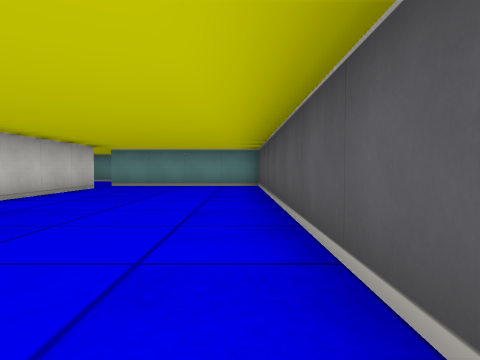
View 1 (above)

17 first-person views from a walk through a cub3D ray-caster map. The camera is about half as high as the walls, tilts 2° down and sees 75° across. The floor is counted in squares. Each view is taken from the middle of a square. On the plan, view 1 faces up. The plan holds only what a view shows up to about 9 squares ahead; the rest is blank.

View 2
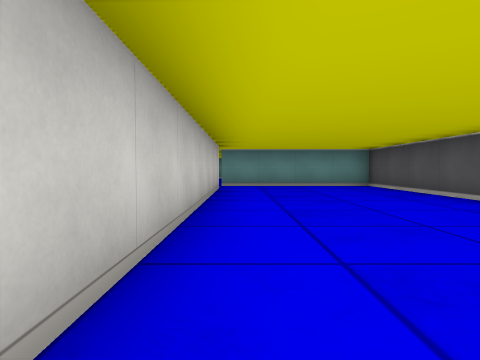

View 3
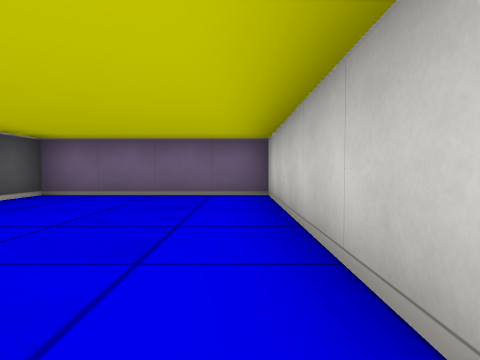

View 4
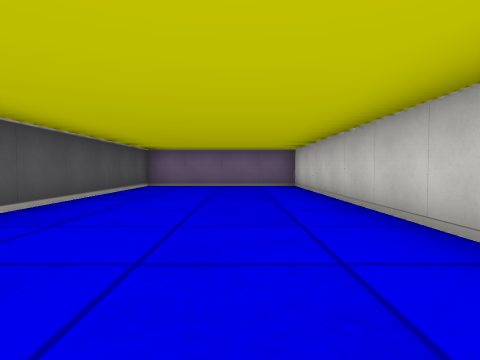

View 5
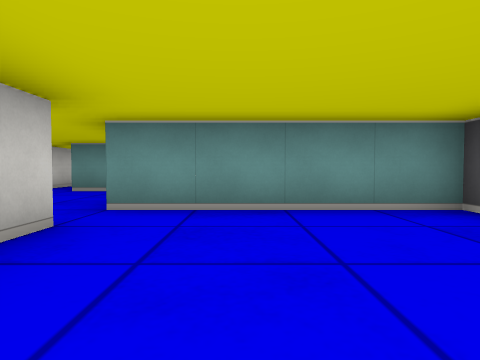

View 6
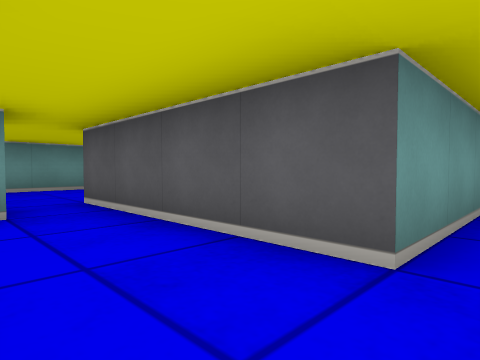

View 7
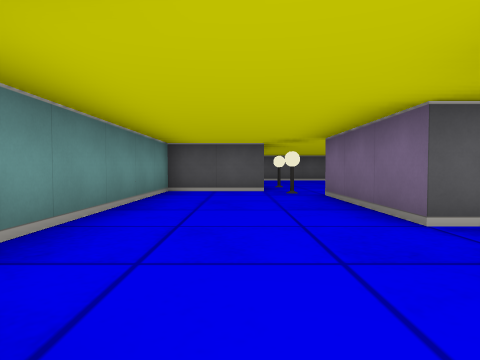

View 8
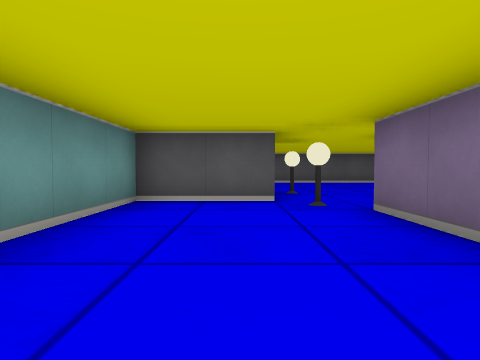

View 9
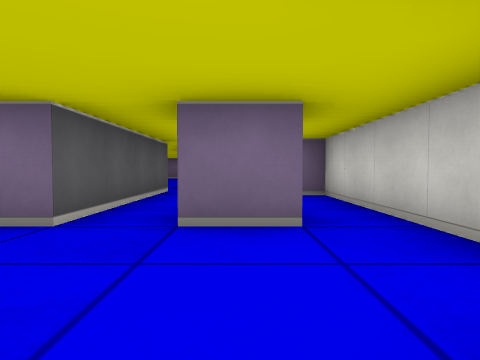

View 10
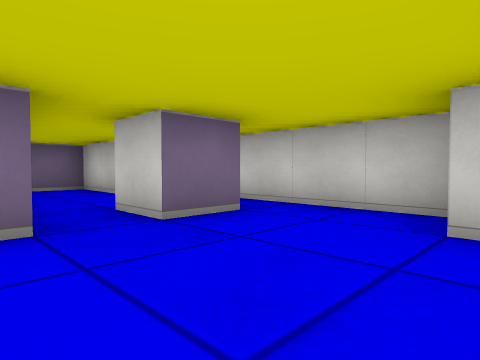

View 11
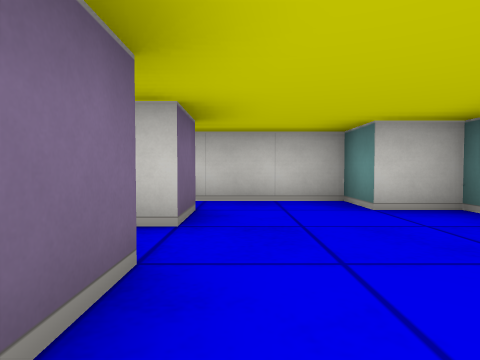

View 12
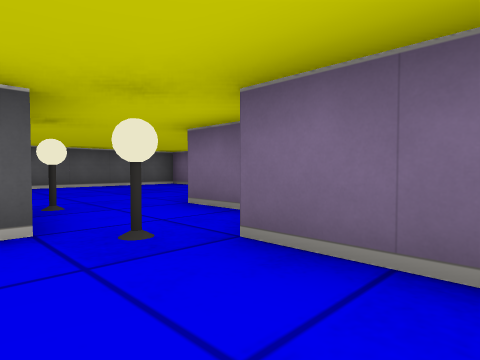

View 13
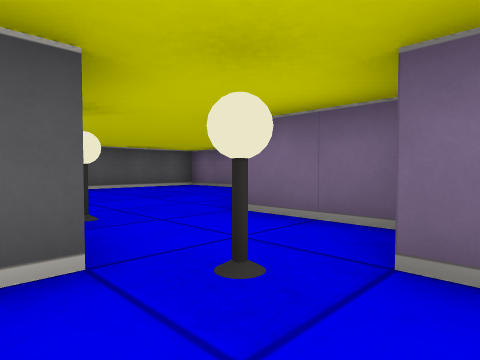

View 14
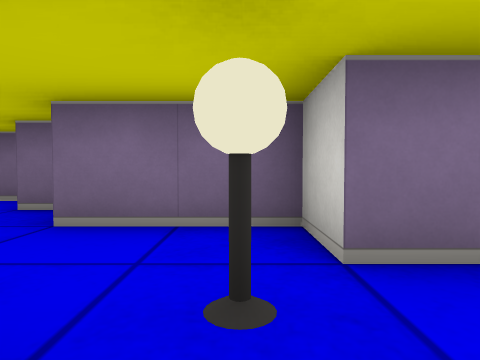

View 15
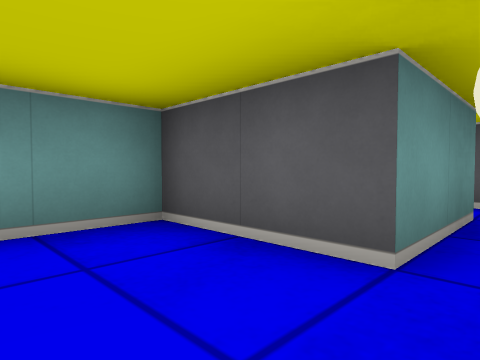

View 16
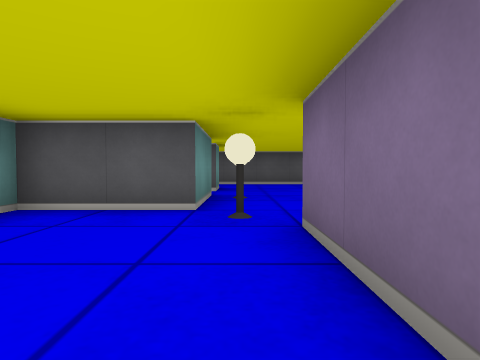

View 17
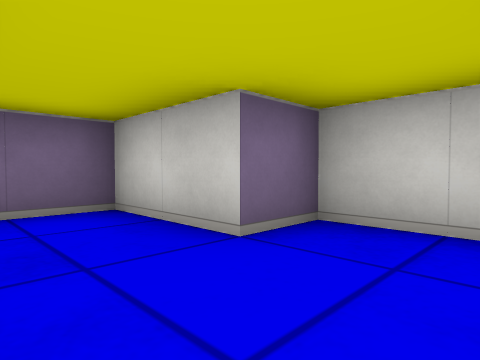

### Floor plan
Ten units are one square. View 1 is at (0, 0); x grows to the right and y downward. Boxes are objects, and circles mark ways between rooms. Rooms are numbered by the first view taken in them; rooms with no view inside come last. Other rooms are left out.
<svg viewBox="-70 -160 85 170">
<path fill="none" stroke="#000" d="M-35 -75 -35 5 5 5 5 -85 -35 -85M-56 -125 -45 -125 -45 -115 -55 -115M-5 -115 5 -115M-35 -85 -35 -125 -5 -125M5 -135 5 -155 -55 -155 -55 -145 -65 -145 -65 -95 -55 -95 -55 -75 -44 -75"/>
<rect x="-5" y="-135" width="10" height="10" fill="#bbb"><title>lamp</title></rect>
<circle cx="-30" cy="-80" r="3" fill="#2a7"/>
<text x="-20" y="-40">1</text>
<text x="-40" y="-130">2</text>
</svg>
Room 1 opens to room 2.

Where each view was taken, in squares from view 1:
view 1: 0 up, 0 right, facing up
view 2: 0 up, 3 left, facing up
view 3: 5 up, 3 left, facing down
view 4: 8 up, 2 left, facing down
view 5: 5 up, 2 left, facing up
view 6: 8 up, 5 left, facing up-right
view 7: 14 up, 6 left, facing right
view 8: 14 up, 4 left, facing right
view 9: 15 up, 5 left, facing down
view 10: 15 up, 3 left, facing down-left
view 11: 13 up, 2 left, facing left
view 12: 14 up, 2 left, facing down-right
view 13: 14 up, 1 left, facing down-right
view 14: 14 up, 0 right, facing down
view 15: 13 up, 1 left, facing up-right
view 16: 13 up, 3 left, facing right
view 17: 11 up, 4 left, facing down-left
